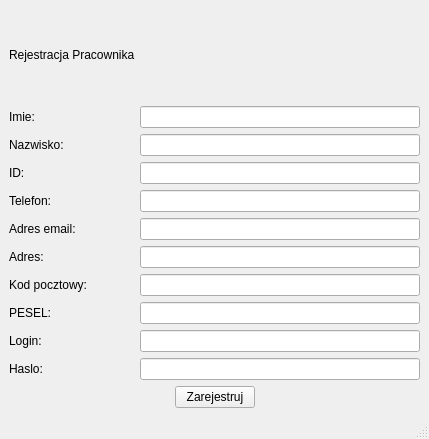
<?xml version="1.0" encoding="UTF-8"?>
<ui version="4.0">
 <class>MainWindow</class>
 <widget class="QMainWindow" name="MainWindow">
  <property name="enabled">
   <bool>true</bool>
  </property>
  <property name="geometry">
   <rect>
    <x>0</x>
    <y>0</y>
    <width>429</width>
    <height>439</height>
   </rect>
  </property>
  <property name="sizePolicy">
   <sizepolicy hsizetype="Ignored" vsizetype="Preferred">
    <horstretch>0</horstretch>
    <verstretch>0</verstretch>
   </sizepolicy>
  </property>
  <property name="windowTitle">
   <string>MainWindow</string>
  </property>
  <widget class="QWidget" name="centralwidget">
   <layout class="QVBoxLayout" name="verticalLayout_2">
    <item>
     <layout class="QVBoxLayout" name="verticalLayout">
      <item>
       <widget class="QLabel" name="label_2">
        <property name="text">
         <string>Rejestracja Pracownika</string>
        </property>
       </widget>
      </item>
      <item>
       <layout class="QHBoxLayout" name="horizontalLayout_10">
        <item>
         <widget class="QLabel" name="label">
          <property name="text">
           <string>Imie:</string>
          </property>
         </widget>
        </item>
        <item>
         <spacer name="horizontalSpacer">
          <property name="orientation">
           <enum>Qt::Horizontal</enum>
          </property>
          <property name="sizeHint" stdset="0">
           <size>
            <width>20</width>
            <height>20</height>
           </size>
          </property>
         </spacer>
        </item>
        <item>
         <widget class="QLineEdit" name="lineEdit_imie">
          <property name="minimumSize">
           <size>
            <width>280</width>
            <height>0</height>
           </size>
          </property>
          <property name="maximumSize">
           <size>
            <width>900</width>
            <height>16777215</height>
           </size>
          </property>
         </widget>
        </item>
       </layout>
      </item>
      <item>
       <layout class="QHBoxLayout" name="horizontalLayout_9">
        <item>
         <widget class="QLabel" name="label_3">
          <property name="text">
           <string>Nazwisko: </string>
          </property>
         </widget>
        </item>
        <item>
         <spacer name="horizontalSpacer_2">
          <property name="orientation">
           <enum>Qt::Horizontal</enum>
          </property>
          <property name="sizeHint" stdset="0">
           <size>
            <width>40</width>
            <height>20</height>
           </size>
          </property>
         </spacer>
        </item>
        <item>
         <widget class="QLineEdit" name="lineEdit_nazwisko">
          <property name="minimumSize">
           <size>
            <width>280</width>
            <height>0</height>
           </size>
          </property>
         </widget>
        </item>
       </layout>
      </item>
      <item>
       <layout class="QHBoxLayout" name="horizontalLayout_8">
        <item>
         <widget class="QLabel" name="label_4">
          <property name="text">
           <string>ID: </string>
          </property>
         </widget>
        </item>
        <item>
         <spacer name="horizontalSpacer_3">
          <property name="orientation">
           <enum>Qt::Horizontal</enum>
          </property>
          <property name="sizeHint" stdset="0">
           <size>
            <width>40</width>
            <height>20</height>
           </size>
          </property>
         </spacer>
        </item>
        <item>
         <widget class="QLineEdit" name="lineEdit_id">
          <property name="minimumSize">
           <size>
            <width>280</width>
            <height>0</height>
           </size>
          </property>
         </widget>
        </item>
       </layout>
      </item>
      <item>
       <layout class="QHBoxLayout" name="horizontalLayout_7">
        <item>
         <widget class="QLabel" name="label_5">
          <property name="text">
           <string>Telefon: </string>
          </property>
         </widget>
        </item>
        <item>
         <spacer name="horizontalSpacer_4">
          <property name="orientation">
           <enum>Qt::Horizontal</enum>
          </property>
          <property name="sizeHint" stdset="0">
           <size>
            <width>40</width>
            <height>20</height>
           </size>
          </property>
         </spacer>
        </item>
        <item>
         <widget class="QLineEdit" name="lineEdit_telefon">
          <property name="minimumSize">
           <size>
            <width>280</width>
            <height>0</height>
           </size>
          </property>
         </widget>
        </item>
       </layout>
      </item>
      <item>
       <layout class="QHBoxLayout" name="horizontalLayout_6">
        <item>
         <widget class="QLabel" name="label_6">
          <property name="text">
           <string>Adres email: </string>
          </property>
         </widget>
        </item>
        <item>
         <spacer name="horizontalSpacer_5">
          <property name="orientation">
           <enum>Qt::Horizontal</enum>
          </property>
          <property name="sizeHint" stdset="0">
           <size>
            <width>40</width>
            <height>20</height>
           </size>
          </property>
         </spacer>
        </item>
        <item>
         <widget class="QLineEdit" name="lineEdit_email">
          <property name="minimumSize">
           <size>
            <width>280</width>
            <height>0</height>
           </size>
          </property>
         </widget>
        </item>
       </layout>
      </item>
      <item>
       <layout class="QHBoxLayout" name="horizontalLayout_5">
        <item>
         <widget class="QLabel" name="label_7">
          <property name="text">
           <string>Adres: </string>
          </property>
         </widget>
        </item>
        <item>
         <spacer name="horizontalSpacer_6">
          <property name="orientation">
           <enum>Qt::Horizontal</enum>
          </property>
          <property name="sizeHint" stdset="0">
           <size>
            <width>40</width>
            <height>20</height>
           </size>
          </property>
         </spacer>
        </item>
        <item>
         <widget class="QLineEdit" name="lineEdit_Adres">
          <property name="minimumSize">
           <size>
            <width>280</width>
            <height>0</height>
           </size>
          </property>
         </widget>
        </item>
       </layout>
      </item>
      <item>
       <layout class="QHBoxLayout" name="horizontalLayout_2">
        <item>
         <widget class="QLabel" name="label_11">
          <property name="text">
           <string>Kod pocztowy:</string>
          </property>
         </widget>
        </item>
        <item>
         <spacer name="horizontalSpacer_10">
          <property name="orientation">
           <enum>Qt::Horizontal</enum>
          </property>
          <property name="sizeHint" stdset="0">
           <size>
            <width>40</width>
            <height>20</height>
           </size>
          </property>
         </spacer>
        </item>
        <item>
         <widget class="QLineEdit" name="lineEdit_kod_pocztowy">
          <property name="minimumSize">
           <size>
            <width>280</width>
            <height>0</height>
           </size>
          </property>
         </widget>
        </item>
       </layout>
      </item>
      <item>
       <layout class="QHBoxLayout" name="horizontalLayout_4">
        <item>
         <widget class="QLabel" name="label_8">
          <property name="text">
           <string>PESEL: </string>
          </property>
         </widget>
        </item>
        <item>
         <spacer name="horizontalSpacer_7">
          <property name="orientation">
           <enum>Qt::Horizontal</enum>
          </property>
          <property name="sizeHint" stdset="0">
           <size>
            <width>40</width>
            <height>20</height>
           </size>
          </property>
         </spacer>
        </item>
        <item>
         <widget class="QLineEdit" name="lineEdit_PESEL">
          <property name="minimumSize">
           <size>
            <width>280</width>
            <height>0</height>
           </size>
          </property>
         </widget>
        </item>
       </layout>
      </item>
      <item>
       <layout class="QHBoxLayout" name="horizontalLayout_3">
        <item>
         <widget class="QLabel" name="label_9">
          <property name="text">
           <string>Login: </string>
          </property>
         </widget>
        </item>
        <item>
         <spacer name="horizontalSpacer_8">
          <property name="orientation">
           <enum>Qt::Horizontal</enum>
          </property>
          <property name="sizeHint" stdset="0">
           <size>
            <width>40</width>
            <height>20</height>
           </size>
          </property>
         </spacer>
        </item>
        <item>
         <widget class="QLineEdit" name="lineEdit_login">
          <property name="minimumSize">
           <size>
            <width>280</width>
            <height>0</height>
           </size>
          </property>
         </widget>
        </item>
       </layout>
      </item>
      <item>
       <layout class="QHBoxLayout" name="horizontalLayout">
        <item>
         <widget class="QLabel" name="label_10">
          <property name="text">
           <string>Haslo: </string>
          </property>
         </widget>
        </item>
        <item>
         <spacer name="horizontalSpacer_9">
          <property name="orientation">
           <enum>Qt::Horizontal</enum>
          </property>
          <property name="sizeHint" stdset="0">
           <size>
            <width>40</width>
            <height>20</height>
           </size>
          </property>
         </spacer>
        </item>
        <item>
         <widget class="QLineEdit" name="lineEdit_haslo">
          <property name="minimumSize">
           <size>
            <width>280</width>
            <height>0</height>
           </size>
          </property>
         </widget>
        </item>
       </layout>
      </item>
      <item>
       <layout class="QHBoxLayout" name="horizontalLayout_11">
        <item>
         <spacer name="horizontalSpacer_12">
          <property name="orientation">
           <enum>Qt::Horizontal</enum>
          </property>
          <property name="sizeHint" stdset="0">
           <size>
            <width>40</width>
            <height>20</height>
           </size>
          </property>
         </spacer>
        </item>
        <item>
         <widget class="QPushButton" name="btn_registration">
          <property name="text">
           <string>Zarejestruj</string>
          </property>
         </widget>
        </item>
        <item>
         <spacer name="horizontalSpacer_11">
          <property name="orientation">
           <enum>Qt::Horizontal</enum>
          </property>
          <property name="sizeHint" stdset="0">
           <size>
            <width>40</width>
            <height>20</height>
           </size>
          </property>
         </spacer>
        </item>
       </layout>
      </item>
     </layout>
    </item>
   </layout>
  </widget>
  <widget class="QStatusBar" name="statusbar"/>
 </widget>
 <resources/>
 <connections/>
</ui>
